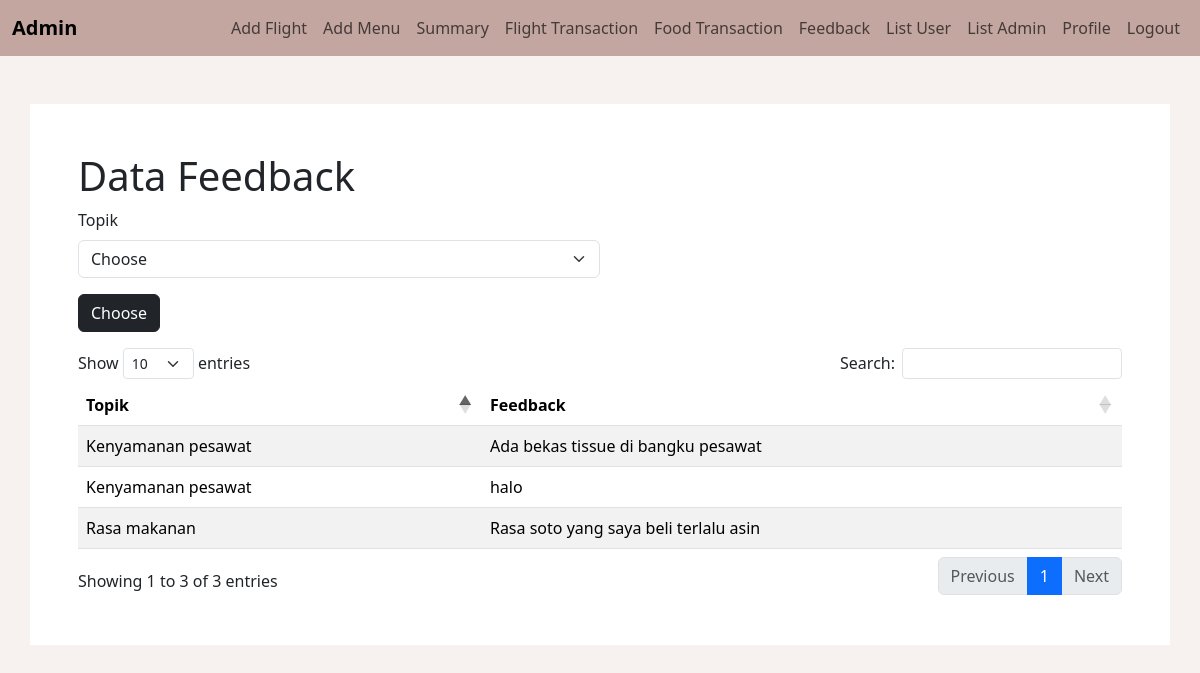
Page /admin/listFeedback.php (signed in) on the committed database.
### tables this page shows
CREATE TABLE `feedback` (
  `id` int(11) NOT NULL,
  `topik` varchar(30) NOT NULL,
  `feedback` varchar(255) NOT NULL,
  `timestamp` timestamp NOT NULL DEFAULT current_timestamp()
);

### admin/listFeedback.php (the view, shortened to what this page needs)
<?php
if (isset($_SESSION['username'])) {
?>
    <!DOCTYPE html>
    <html lang="en">
    <head>
        <link rel="stylesheet" href="https://cdn.datatables.net/1.13.7/css/dataTables.bootstrap5.min.css">
    </head>
    <body>
        <?php include "navbar.php"; ?>
        <div class="container my-5 p-5">
            <div class="table-responsive">
                <h1>Data Feedback</h1>
                <div class=""><label class="mb-2">Topik</label>
                    <select name="" id="topikList" class="form-select">
                        <option value="" selected>Choose</option>
                    </select>
                </div>
                <div class="my-3"><button class="btn btn-dark" id="chooseButton">Choose</button></div>
                <table id="example" class="table table-striped" style="width:100%">
                    <thead>
                        <tr>
                            <th>Topik</th>
                            <th>Feedback</th>
                        </tr>
                    </thead>
                    <tbody>
                        <?php
                        if (isset($_GET['topik']) && $_GET['topik'] != "All") {
                            include_once('../conn.php');
                        ?>
                            <script>
                                $(document).ready(function() {
                                    $("#topikList").val("<?php echo $_GET['topik'] ?>").change();
                                    $("option[value='']").remove();
                                    $("#topikList").append(new Option("All", "All"))
                                })
                            </script>
                        <?php
                            $stmt = $conn->prepare('SELECT * FROM feedback WHERE feedback != "" AND topik = "' . $_GET["topik"] . '" ORDER BY topik ASC');
                            $stmt->execute();
                            $result = $stmt->get_result();
                            if ($result->num_rows > 0) {
                                while ($row = $result->fetch_assoc()) {
                                    echo "<tr>
                                <td>" . $row['topik'] . "</td>
                                <td>" . $row['feedback'] . "</td>
                                </tr>";
                                }
                            }
                        } else {
                            include_once('../conn.php');
                            $stmt = $conn->prepare('SELECT * FROM feedback WHERE FEEDBACK != "" ORDER BY topik ASC');
                            $stmt->execute();
                            $result = $stmt->get_result();
                            if ($result->num_rows > 0) {
                                while ($row = $result->fetch_assoc()) {
                                    echo "<tr>
                                <td>" . $row['topik'] . "</td>
                                <td>" . $row['feedback'] . "</td>
                                </tr>";
                                }
                            }
                        }
                        ?>
                    </tbody>
                </table>
            </div>
        </div>
    <?php
} else {
    header("Location: index.php");
}
    ?>
    </body>
    </html>

### admin/listFeedback.php (style rules this page uses)
body { background-color: #f7f1f0; }
.container { background-color: white; }
.form-select { width: 50%; }

### rows in the picture
feedback: topik "Kenyamanan pesawat", feedback "Ada bekas tissue di bangku pesawat"
feedback: topik "Kenyamanan pesawat", feedback "halo"
feedback: topik "Rasa makanan", feedback "Rasa soto yang saya beli terlalu asin"
